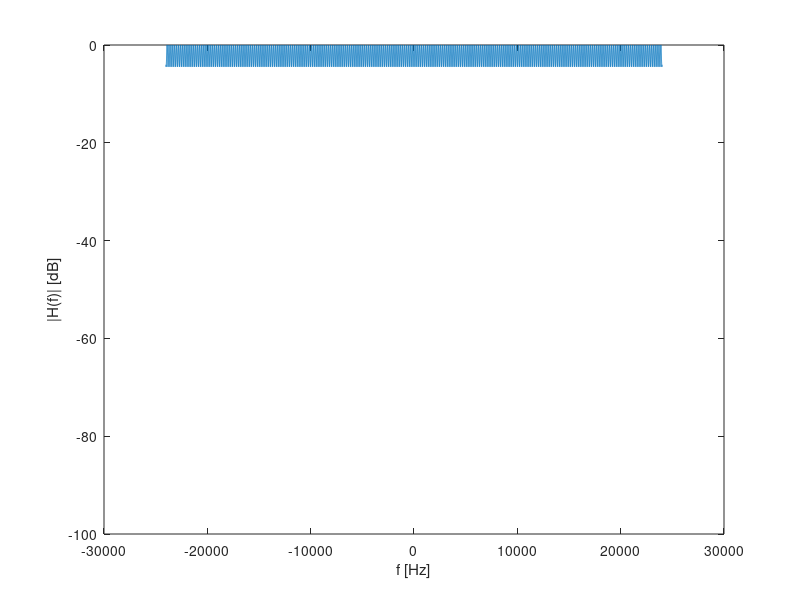

MATLAB code for this plot:
clc; clear all; close all hidden;

alpha_r = 0.1;
alpha_d = 0.9;
d_m = 1; %m
d_d = 0.15; %m
v = 340; %m/s

tau_r = 2*d_m/v;
tau_d = d_d/v;
delta_tau = tau_r - tau_d;

transfertFunction = @(f) alpha_r*exp(1i*2*pi*f*tau_r) + alpha_d*exp(1i*2*pi*f*tau_d);
transfertFunctionNorm = @(f) sqrt(alpha_r^2 + alpha_d^2 + 2*alpha_r*alpha_d*cos(2*pi*f*delta_tau));
figure;
f = linspace(-24000, 24000,48000);
plot(f, 20*log(abs(transfertFunctionNorm(f))));
xlabel('f [Hz]');
ylabel('|H(f)| [dB]');
ylim([-100, 0]);


